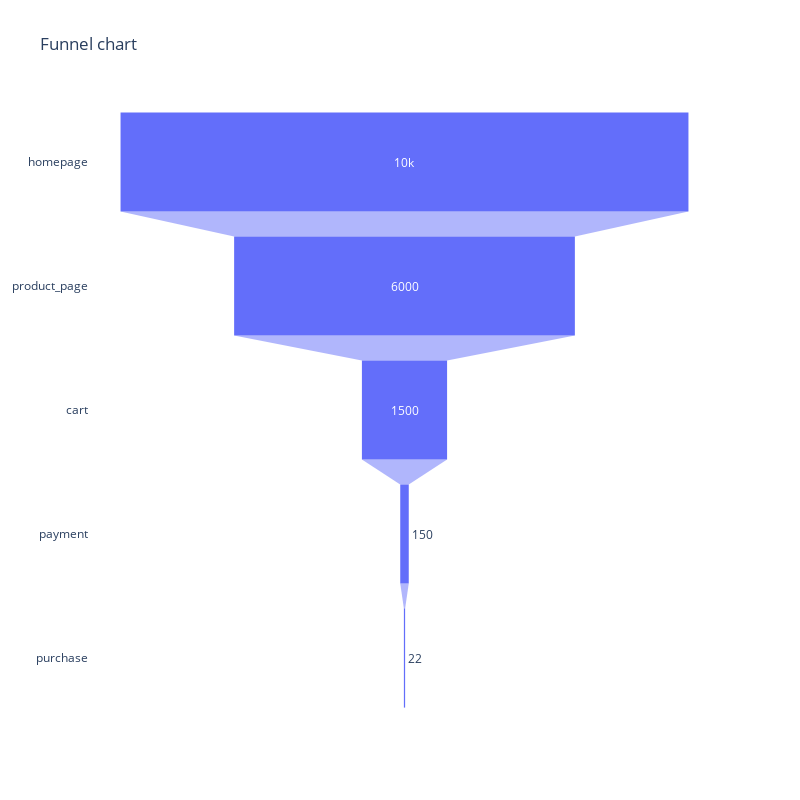

Write notebook code for a chart like this one.
### Code cell
# Create a funnel chart
fig = go.Figure((go.Funnel(y=funnel_stages,
                           x=num_users,
                           textinfo='value',
                           name='Users')))

fig.update_layout(title='Funnel chart',
                 autosize=False,
                 width=800,
                 height=800)
fig.show()

### Figure 1 — Plotly figure (JSON) as saved in the notebook; plotly's stock layout.template omitted (floating-point values rounded to 4 significant figures)
{"data": [{"name": "Users", "textinfo": "value", "type": "funnel", "x": [10000, 6000, 1500, 150, 22], "y": ["homepage", "product_page", "cart", "payment", "purchase"]}], "layout": {"autosize": false, "height": 800, "title": {"text": "Funnel chart"}, "width": 800, "xaxis": {"autorange": true, "range": [-5556.0, 5556.0], "type": "linear"}, "yaxis": {"autorange": true, "range": [4.5, -0.5], "type": "category"}}}
